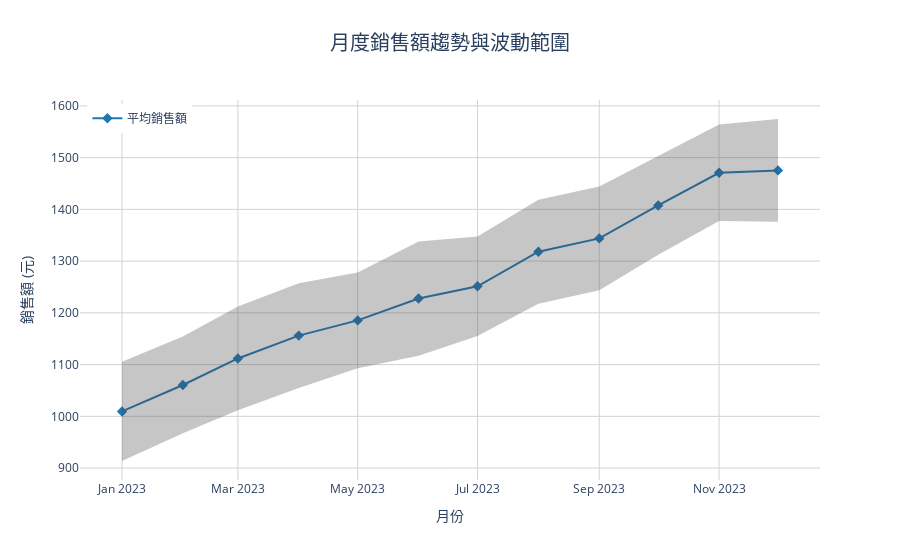

The code cell stored with this chart in its notebook:
### Markdown cell above
## 5. 圖表客製化

### Code cell
def customized_chart():
    """展示圖表客製化選項"""
    # 計算月度銷售數據
    monthly_data = df.groupby([df['日期'].dt.strftime('%Y-%m')])['銷售額'].agg(['mean', 'std']).reset_index()
    
    # 創建自定義圖表
    fig = go.Figure()
    
    # 添加帶有誤差範圍的折線
    fig.add_trace(go.Scatter(
        x=monthly_data['日期'],
        y=monthly_data['mean'],
        mode='lines+markers',
        name='平均銷售額',
        line=dict(color='rgb(31, 119, 180)', width=2),
        marker=dict(size=8, symbol='diamond')
    ))
    
    # 添加誤差範圍
    fig.add_trace(go.Scatter(
        name='誤差範圍',
        x=monthly_data['日期'],
        y=monthly_data['mean'] + monthly_data['std'],
        mode='lines',
        marker=dict(color="#444"),
        line=dict(width=0),
        showlegend=False
    ))
    
    fig.add_trace(go.Scatter(
        name='誤差範圍',
        x=monthly_data['日期'],
        y=monthly_data['mean'] - monthly_data['std'],
        mode='lines',
        marker=dict(color="#444"),
        line=dict(width=0),
        fillcolor='rgba(68, 68, 68, 0.3)',
        fill='tonexty',
        showlegend=False
    ))
    
    # 客製化布局
    fig.update_layout(
        title='月度銷售額趨勢與波動範圍',
        title_x=0.5,
        title_font_size=20,
        template='plotly_white',
        xaxis_title='月份',
        yaxis_title='銷售額 (元)',
        hovermode='x unified',
        legend=dict(
            yanchor="top",
            y=0.99,
            xanchor="left",
            x=0.01
        )
    )
    
    # 客製化軸線
    fig.update_xaxes(showgrid=True, gridwidth=1, gridcolor='LightGray')
    fig.update_yaxes(showgrid=True, gridwidth=1, gridcolor='LightGray')
    
    fig.show()

customized_chart()

### Figure 1 — Plotly figure (JSON) as saved in the notebook; plotly's stock layout.template omitted (floating-point values rounded to 4 significant figures)
{"data": [{"line": {"color": "rgb(31, 119, 180)", "width": 2}, "marker": {"size": 8, "symbol": "diamond"}, "mode": "lines+markers", "name": "平均銷售額", "type": "scatter", "x": ["2023-01", "2023-02", "2023-03", "2023-04", "2023-05", "2023-06", "2023-07", "2023-08", "2023-09", "2023-10", "2023-11", "2023-12"], "y": [1010.0, 1061.0, 1112.0, 1156.0, 1185.0, 1228.0, 1251.0, 1318.0, 1344.0, 1408.0, 1471.0, 1475.0]}, {"line": {"width": 0}, "marker": {"color": "#444"}, "mode": "lines", "name": "誤差範圍", "showlegend": false, "type": "scatter", "x": ["2023-01", "2023-02", "2023-03", "2023-04", "2023-05", "2023-06", "2023-07", "2023-08", "2023-09", "2023-10", "2023-11", "2023-12"], "y": [1105.0, 1154.0, 1212.0, 1257.0, 1278.0, 1338.0, 1348.0, 1419.0, 1444.0, 1503.0, 1564.0, 1575.0]}, {"fill": "tonexty", "fillcolor": "rgba(68, 68, 68, 0.3)", "line": {"width": 0}, "marker": {"color": "#444"}, "mode": "lines", "name": "誤差範圍", "showlegend": false, "type": "scatter", "x": ["2023-01", "2023-02", "2023-03", "2023-04", "2023-05", "2023-06", "2023-07", "2023-08", "2023-09", "2023-10", "2023-11", "2023-12"], "y": [913.7, 967.1, 1012.0, 1055.0, 1093.0, 1117.0, 1155.0, 1217.0, 1243.0, 1312.0, 1378.0, 1376.0]}], "layout": {"hovermode": "x unified", "legend": {"x": 0.01, "xanchor": "left", "y": 0.99, "yanchor": "top"}, "title": {"font": {"size": 20}, "text": "月度銷售額趨勢與波動範圍", "x": 0.5}, "xaxis": {"gridcolor": "LightGray", "gridwidth": 1, "showgrid": true, "title": {"text": "月份"}}, "yaxis": {"gridcolor": "LightGray", "gridwidth": 1, "showgrid": true, "title": {"text": "銷售額 (元)"}}}}
